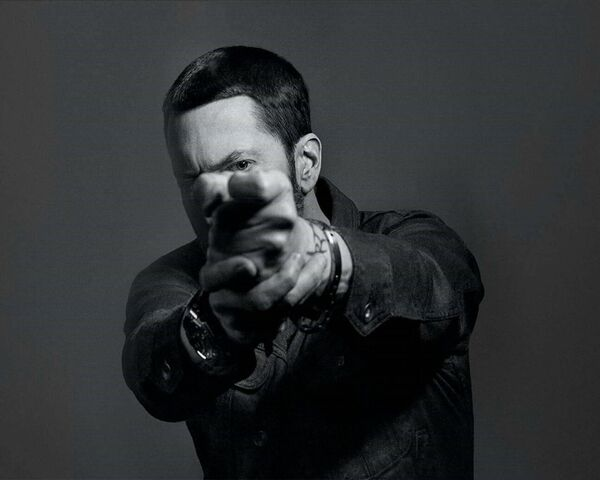
#> input picture Day01/eminemblack.jpg, 600 x 480 px
$ python cv03_binary.py
#> lines starting #> are read from the running program, lines starting #| are printed output that depends on the picture; after the words box and inside, x2 and y2 are one past the last pixel; in counts of white or black regions, pixels touching at a corner belong together
import cv2

def nothing(x) :
    pass

cv2.namedWindow('Binary')
cv2.createTrackbar('threshold', 'Binary', 0, 255, nothing)
cv2.setTrackbarPos('threshold', 'Binary', 127)

img_color = cv2.imread("eminemblack.jpg",cv2.IMREAD_COLOR)
#> img_color is the input picture: shape (480, 600, 3); mean B, G, R 51.8, 50, 47.1
# cv2.imshow("Color",img_color)
# cv2.waitKey(0)

img_gray = cv2.cvtColor(img_color, cv2.COLOR_BGR2GRAY)

# cv2.imshow("Gray",img_gray)
# cv2.waitKey(0)
while True :
    low = cv2.getTrackbarPos('threshold', 'Binary')

    # threshold(대상이미지, 쓰레스홀드(기준), 255,THRESH_BINARY)
    # 마지막 argument가 THRESH_BINARY 일떄 쓰레스홀드보다 크면 3번쨰 Argument로
    # 작으면 0
    ret,img_binary = cv2.threshold(img_gray, low, 255, cv2.THRESH_BINARY_INV)
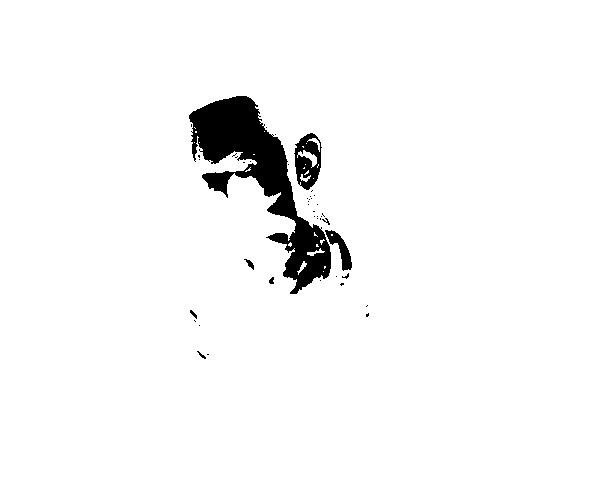
#> img_binary: shape (480, 600); 96.4% white; 43 black regions (35 under 20 px), largest, box (x1, y1, x2, y2) and area: (189, 96, 331, 294) 8937, (294, 133, 322, 190) 935, (325, 230, 352, 271) 407
#> ret = 127
    cv2.imshow("Binary",img_binary)

    img_result = cv2.bitwise_and(img_color, img_color, mask=img_binary)
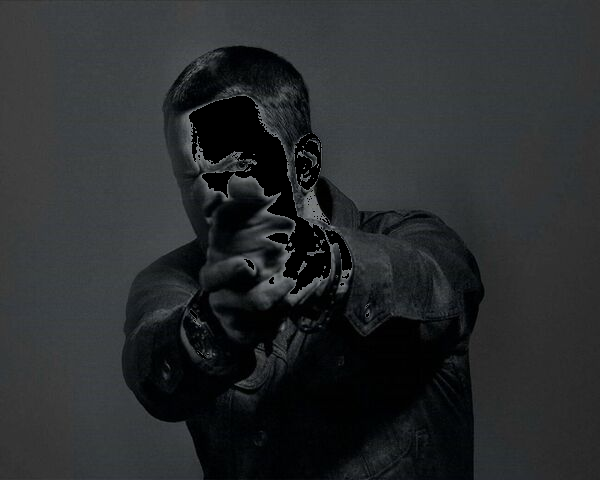
#> img_result: shape (480, 600, 3); mean B, G, R 45.4, 43.7, 40.9
    cv2.imshow("result",img_result)
    # cv2.waitKey(0)
    if cv2.waitKey(1)&0xFF == 27 :
#> (key Esc is pressed here)
        break

cv2.destroyAllWindows()
